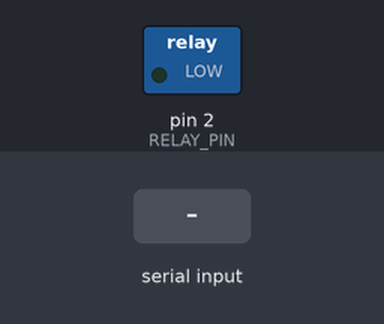
The sketch below on a simulated Arduino Uno, built with avr-gcc and run on an emulated ATmega328P. Parts: switched loads named in the sketch (green lamp = pin HIGH). The inputs (shaded band) are chosen by the test bench.

Above: at 1.2 s.
1.3 s: "1" received over Serial
At 2.5 s:
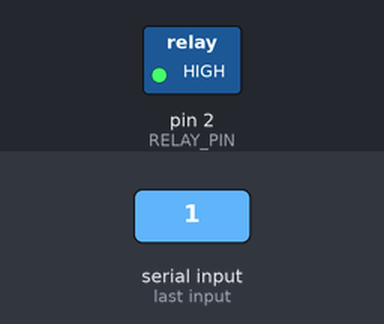
2.8 s: "0" received over Serial
At 3.7 s:
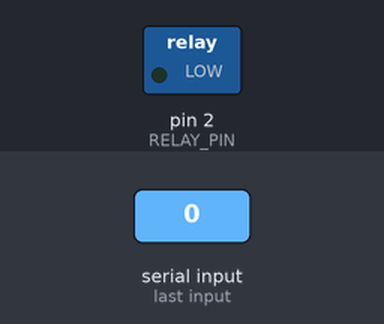
Timing chart, 0 to 5.8 s (numbered marks = the images above; inputs shaded):
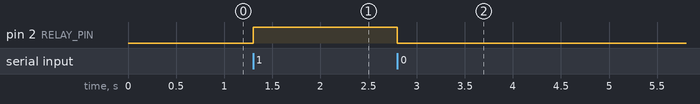

The sketch:

arduino.ino
```cpp
// define o pino do relé

#define RELAY_PIN 2

void setup() {

 // inicializa a comunicação serial

Serial.begin(9600);

// configura o pino do relé como saída

pinMode(RELAY_PIN, OUTPUT);

// inicializa o relé em estado desligado

digitalWrite(RELAY_PIN, LOW);

}


void loop() {

// se houver dados disponíveis na porta serial

if (Serial.available()) {


// lê o próximo byte da porta serial

char c = Serial.read();


// se o byte for '1', liga o relé

if (c == '1') {

digitalWrite(RELAY_PIN, HIGH);

}


// se o byte for '0', desliga o relé

else if (c == '0') {

digitalWrite(RELAY_PIN, LOW);

}

}

} 
```

Measured:
- after the input at 1.3 s, pin 2 (RELAY_PIN): LOW → HIGH at once
- after the input at 2.8 s, pin 2 (RELAY_PIN): HIGH → LOW at once
